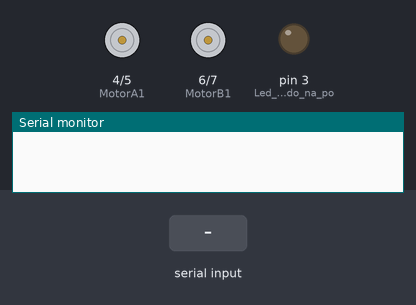
The sketch below on a simulated Arduino Uno, built with avr-gcc and run on an emulated ATmega328P. Shown: motor-driver pin pairs drawn as motors (green arrow = first pin HIGH = forward, orange = second pin HIGH = backward, longer = more drive), output pins drawn as LEDs (lit = HIGH), the last lines printed to the serial monitor. Inputs (shaded band) come from the test bench.

Above: at 1.2 s.
1.3 s: "w" received over Serial
At 2.5 s:
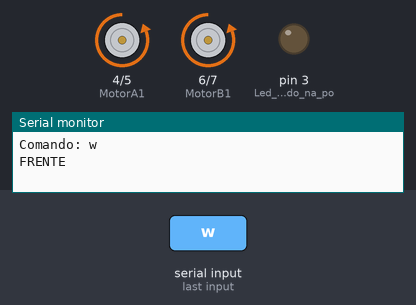
2.8 s: "a" received over Serial
At 3.8 s:
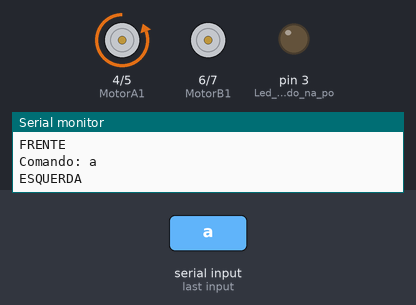
4.3 s: "s" received over Serial
At 4.8 s:
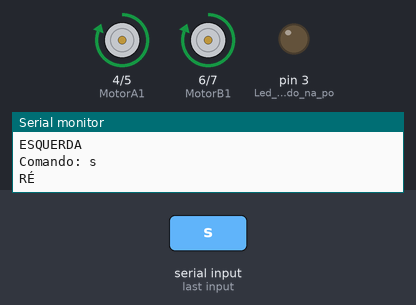
5.8 s: "d" received over Serial
At 7.0 s:
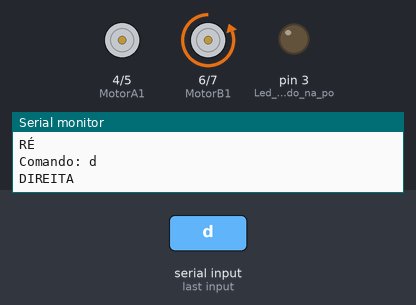
7.3 s: "q" received over Serial
At 8.5 s:
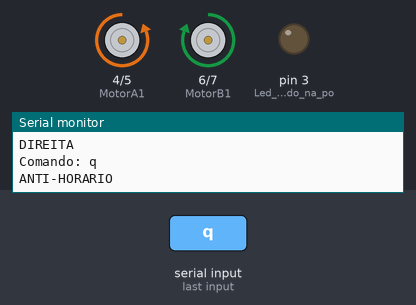
8.8 s: "e" received over Serial
At 9.5 s:
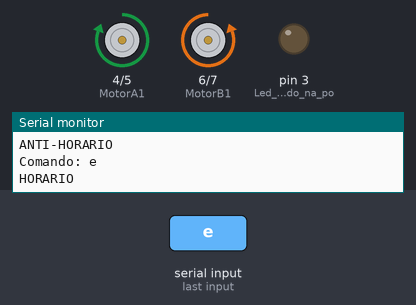
Timing chart, 0 to 11.3 s (numbered marks = the images above; inputs shaded):
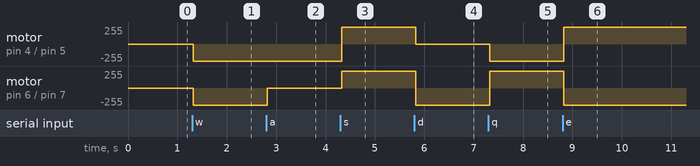

Measured:
- after the input at 1.3 s, motor on pin 4 (MotorA1) / pin 5 (MotorA2), motor on pin 6 (MotorB1) / pin 7 (MotorB2): stopped → backward 255/255 at once
- after the input at 2.8 s, motor on pin 6 (MotorB1) / pin 7 (MotorB2): backward 255/255 → stopped at once
- after the input at 4.3 s, motor on pin 4 (MotorA1) / pin 5 (MotorA2): backward 255/255 → forward 255/255 at once; motor on pin 6 (MotorB1) / pin 7 (MotorB2): stopped → forward 255/255 at once
- after the input at 5.8 s, motor on pin 4 (MotorA1) / pin 5 (MotorA2): forward 255/255 → stopped at once; motor on pin 6 (MotorB1) / pin 7 (MotorB2): forward 255/255 → backward 255/255 at once
- after the input at 7.3 s, motor on pin 4 (MotorA1) / pin 5 (MotorA2): stopped → backward 255/255 at once; motor on pin 6 (MotorB1) / pin 7 (MotorB2): backward 255/255 → forward 255/255 at once
- after the input at 8.8 s, motor on pin 4 (MotorA1) / pin 5 (MotorA2): backward 255/255 → forward 255/255 at once; motor on pin 6 (MotorB1) / pin 7 (MotorB2): forward 255/255 → backward 255/255 at once

The sketch:

Blue_Motor.ino
```cpp
/* * * * * * * * * * * * * * * * * * * * * *
 * * * * * * * * * * * * * * * * * * * * * *
 * *     *   COMANDOS   *                * *
 * *     * * * * * * * * *               * *
 * *                                     * *
 * *     W -> Frente                     * *
 * *     S -> Trás                       * *
 * *     A -> Esquerda                   * *
 * *     D -> Direita                    * *
 * *     Q -> Giro anti-horário          * *
 * *     E -> Giro horário               * *
 * *     X -> Parar                      * *
 * *     B -> Buzinar                    * *
 * *     P -> Piscar                     * *
 * *     Z -> Ligar/Desligar farois      * *
 * *                                     * *
 * * * * * * * * * * * * * * * * * * * * * *
 * * * * * * * * * * * * * * * * * * * * * *
 */

#include <SoftwareSerial.h>       // Biblioteca que simula pinos digitais como pinos de comunicação TX e RX

#define MotorA1 4                 // Motor da Direita
#define MotorA2 5                 // Motor da Direita
#define MotorB1 6                 // Motor da Esquerda
#define MotorB2 7                 // Motor da Esquerda

int t;                            // Váriavel que guarda o delay ( atraso )

SoftwareSerial bluetooth(10,11);  // Instanciamento da classe SoftwareSerial no objeto Bluetooth

String comando;                   // String que irá recolher os comandos enviados (pode ser via SoftwareSerial(No nosso caso o bluetooth) ou via COM)

void frente(int t){               // Função que movimenta o carrinho para a frente ( Acelerar )
  digitalWrite(MotorA1,LOW);
  digitalWrite(MotorA2,HIGH);
  digitalWrite(MotorB1,LOW);
  digitalWrite(MotorB2,HIGH);
  bluetooth.println("FRENTE");    // Imprime para os canais de comunicação do Bluetooth a informação que o Arduino recebeu
  Serial.println("FRENTE");       // Imprime para os canais de comunicação do COM a informação que o Arduino recebeu
  delay(t);                       // Pequeno atraso para evitar erros
}
void direita(int t){              // Função que movimenta o carrinho para a direita
  digitalWrite(MotorA1,LOW);
  digitalWrite(MotorA2,LOW);
  digitalWrite(MotorB1,LOW);
  digitalWrite(MotorB2,HIGH);
  bluetooth.println("DIREITA");   // Imprime para os canais de comunicação do Bluetooth a informação que o Arduino recebeu
  Serial.println("DIREITA");      // Imprime para os canais de comunicação do COM a informação que o Arduino recebeu
  delay(t);                       // Pequeno atraso para evitar erros
}
void esquerda(int t){             // Função que movimenta o carrinho para a esquerda
  digitalWrite(MotorA1,LOW);
  digitalWrite(MotorA2,HIGH);
  digitalWrite(MotorB1,LOW);
  digitalWrite(MotorB2,LOW);
  bluetooth.println("ESQUERDA");  // Imprime para os canais de comunicação do Bluetooth a informação que o Arduino recebeu
  Serial.println("ESQUERDA");     // Imprime para os canais de comunicação do COM a informação que o Arduino recebeu
  delay(t);                       // Pequeno atraso para evitar erros
}
void tras(int t){                 // Função que movimenta o carrinho para a trás ( RÉ )
  digitalWrite(MotorA1,255);
  digitalWrite(MotorA2,LOW);
  digitalWrite(MotorB1,HIGH);
  digitalWrite(MotorB2,LOW);
  bluetooth.println("RÉ");        // Imprime para os canais de comunicação do Bluetooth a informação que o Arduino recebeu
  Serial.println("RÉ");           // Imprime para os canais de comunicação do COM a informação que o Arduino recebeu
  delay(t);                       // Pequeno atraso para evitar erros
}

void parar(int t){
  digitalWrite(MotorA1,LOW);
  digitalWrite(MotorA2,LOW);
  digitalWrite(MotorB1,LOW);
  digitalWrite(MotorB2,LOW);
  bluetooth.println("PARAR");
  Serial.println("PARAR");
  delay(t);
}

void girod(int t){
  digitalWrite(MotorA1,HIGH);
  digitalWrite(MotorA2,LOW);
  digitalWrite(MotorB1,LOW);
  digitalWrite(MotorB2,HIGH);
  bluetooth.println("HORARIO");
  Serial.println("HORARIO");
  delay(t);
}

void giroe(int t){
  digitalWrite(MotorA1,LOW);
  digitalWrite(MotorA2,HIGH);
  digitalWrite(MotorB1,HIGH);
  digitalWrite(MotorB2,LOW);
  bluetooth.println("ANTI-HORARIO");
  Serial.println("ANTI-HORARIO");
  delay(t);
}

void buzinar(){

  bluetooth.println("BUZINANDO");
  Serial.println("BUZINANDO");
}

void piscar(){
  t = 5;
  while (t>=0){
    digitalWrite(3,!digitalRead(3));
    t--;
  }
  bluetooth.println("PISCAR");
  Serial.println("PISCAR");
}

void farol(){

  bluetooth.println("PISCAR");
  Serial.println("PISCAR");
}

void conex(){                                         // Função que faz a leitura dos comando enviados para o Arduino

  comando = "";                                       // Definindo a string comando como vazia

  if(Serial.available()){                             // Caso o bluetooth esteja disponivel (Available, em inglês) o código será desviado para esse bloco

    while(Serial.available()){                        // Enquanto ele estiver disponível...

      char c = Serial.read();                         // A váriavel c vai ler o que for digitado
      comando += c;                                   // A váriavel comando vai recebendo letra por letra o que foi enviado
      delay(10);                                      // Pequeno atraso para evitar falhas
    }
    bluetooth.print("Comando: ");                     // Mostra o que o Arduino recebeu
    bluetooth.println(comando);                       // Imprime o que foi enviado

    Serial.print("Comando: ");                        // Mostra na tela o comando que o Arduino leu
    Serial.println(comando);                          // Imprime no Monitor Serial o comando enviado

    char cx = comando.indexOf("x");                    // Verifica se na váriavel comando existe a letra X, que tem a função de PARAR
    int cw = comando.indexOf("w");                    // Verifica se na váriavel comando existe a letra X, que tem a função de IR PARA A FRENTE ( ACELERAR )
    int ca = comando.indexOf("a");                    // Verifica se na váriavel comando existe a letra X, que tem a função de IR PARA A ESQUERDA
    int cs = comando.indexOf("s");                    // Verifica se na váriavel comando existe a letra X, que tem a função de IR PARA TRÁS ( RÉ )
    int cd = comando.indexOf("d");                    // Verifica se na váriavel comando existe a letra X, que tem a função de IR PARA A DIREITA
    int cq = comando.indexOf("q");                    // Verifica se na váriavel comando existe a letra X, que tem a função de GIRAR NO SENTIDO ANTI-HORÁRIO
    int ce = comando.indexOf("e");                    // Verifica se na váriavel comando existe a letra X, que tem a função de GIRAR NO SENTIDO HORÁRIO
    int cz = comando.indexOf("z");                    // Verifica se na váriavel comando existe a letra X, que tem a função de LIGAR/DESLIGAR os leds
    int cb = comando.indexOf("b");                    // Verifica se na váriavel comando existe a letra X, que tem a função de BUZINAR
    int cp = comando.indexOf("p");                    // Verifica se na váriavel comando existe a letra X, que tem a função de PISCAR os leds

        if(cw >= 0){
          frente(1000);                                  // O carrinho tem que acelerar
        }
        if(ca >= 0){
          esquerda(1000);                                // O carrinho tem que dobrar para a esquerda
        }
        if(cd >= 0){
          direita(1000);                                 // O carrinho tem que dobrar para a direita
        }
        if(cs >= 0){
          tras(1000);                                    // O carrinho tem que dá ré
        }
        if(cx >= 0){
          parar(1000);                                   // O carrinho tem que parar
        }
        if(cb >= 0){
          buzinar();                                  // A buzina deve ser acionada
        }
        if(cq >= 0){
          giroe(1000);                                   // O carrinho tem que girar no sentido anti-horário
        }
        if(ce >= 0){
          girod(1000);                                   // O carrinho tem que girar no sentido horário
        }
        if(cp >= 0){
          piscar();                                   // Os leds devem piscar
        }
        if(cz >= 0){
          farol();                                    // Os leds devem ser acessos
        }
     }
  }

void setup(){

  //OUTPUT = SAÍDA

  pinMode(MotorA1,OUTPUT);                          // Define a porta 4 (MotorA1) como saída
  pinMode(MotorA2,OUTPUT);                          // Define a porta 5 (MotorA2) como saída
  pinMode(MotorB1,OUTPUT);                          // Define a porta 6 (MotorB1) como saída
  pinMode(MotorB2,OUTPUT);                          // Define a porta 7 (MotorB2) como saída
  bluetooth.begin(9600);                            // Inicializa a porta de comunicação bluetooth (SoftwareSerial) para o prosseguimento do programa
  Serial.begin(9600);                               // Inicializa a porta Serial (COM), para casos de testes e/ou atualizações
  pinMode(3, OUTPUT);                               // Led de teste ligado na porta digital 3

}
void loop() {

conex();                                     // Chama a função conex, que fica sendo executada várias vezes, até ser interrompida pelo usuário, ou por exceções.

}
```
